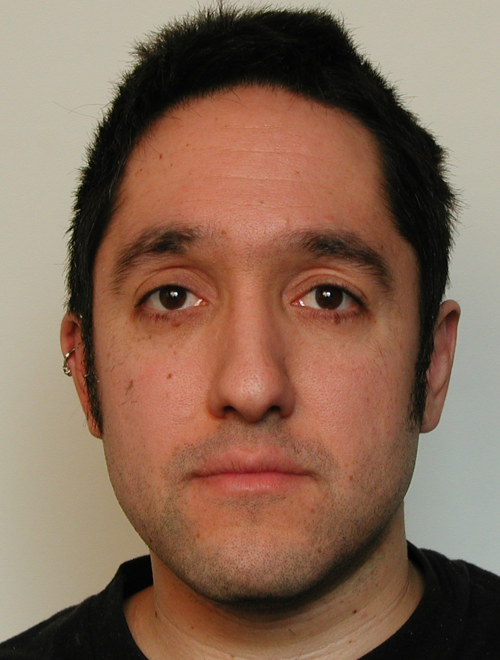
#> input picture data/inputs/examples/0006_001.png, 1000 x 1320 px, found by its file name (shown at 1/2 size); the run also reads 1 picture not shown here
$ python test.py
#> lines starting #> are read from the running program, lines starting #| are printed output that depends on the picture
import cv2
import numpy as np
import matplotlib.pyplot as plt
import seaborn as sn
from labspace import singleTransfer
import pandas as pd

inputImg=(cv2.imread("../data/inputs/examples/0006_001.png",cv2.IMREAD_COLOR))
#> inputImg is the input picture: shape (1320, 1000, 3); mean B, G, R 86.5, 105.6, 135.1
inputImg= np.float32(cv2.cvtColor(inputImg, cv2.COLOR_BGR2Lab))
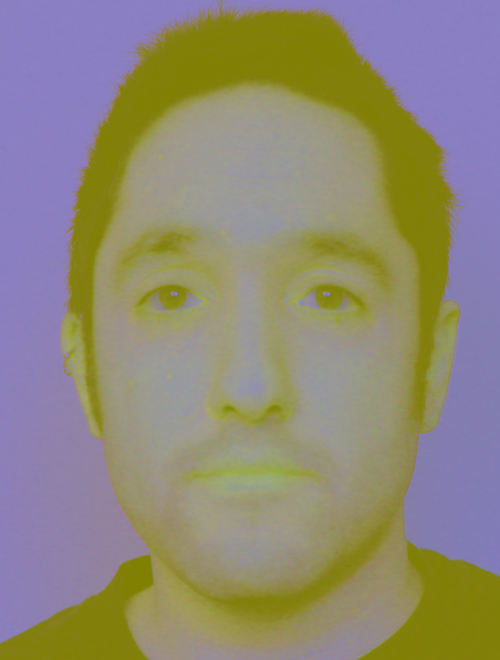
#> inputImg: shape (1320, 1000, 3) float32 (shown at 1/2 size); mean B, G, R 118.2, 137.8, 143.5

refImg=(cv2.imread("../data/inputs/examples/2910450431_56f1c774ed_z.png",cv2.IMREAD_COLOR))
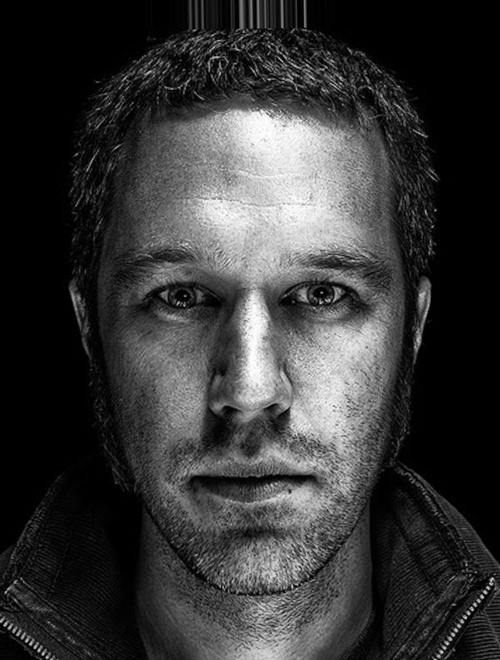
#> input picture data/inputs/examples/2910450431_56f1c774ed_z.png, 1000 x 1320 px, found by its file name (shown at 1/2 size)
#> refImg is the input picture: shape (1320, 1000, 3); min 0, max 255, mean 54.7
refImg=np.float32(cv2.cvtColor(refImg, cv2.COLOR_BGR2Lab))
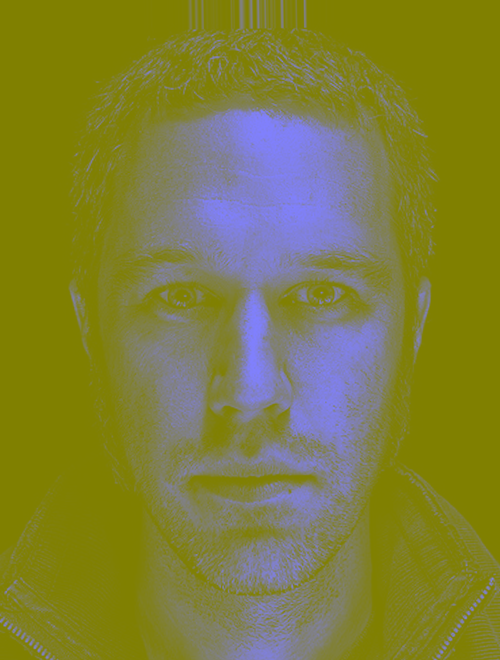
#> refImg: shape (1320, 1000, 3) float32 (shown at 1/2 size); mean B, G, R 56.8, 128, 128

refImg_bg=np.float32(cv2.imread("../data/inputs/examples/2910450431_56f1c774ed_z.jpg",cv2.IMREAD_COLOR))
#> refImg_bg: shape (1320, 1000, 3) float32; every value is 0

inputImg_mask = cv2.imread("../data/inputs/examples/0006_001_mask.png")
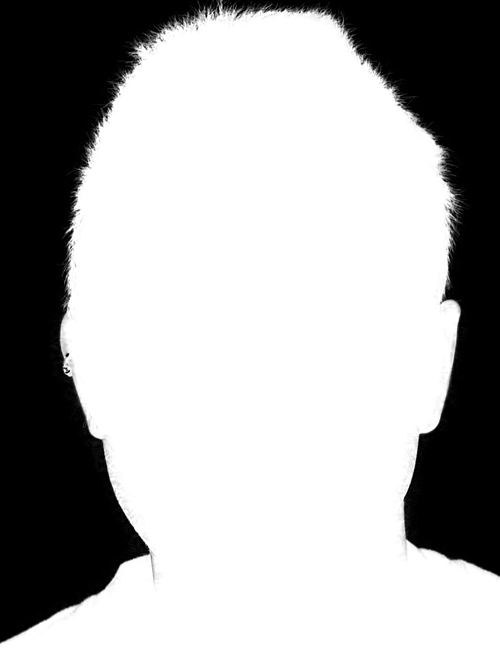
#> input picture data/inputs/examples/0006_001_mask.png, 1000 x 1320 px, found by its file name (shown at 1/2 size)
#> inputImg_mask is the input picture: shape (1320, 1000, 3); min 0, max 255, mean 172.1

refImg_mask = cv2.imread("../data/inputs/examples/2910450431_56f1c774ed_z_mask.png",0)
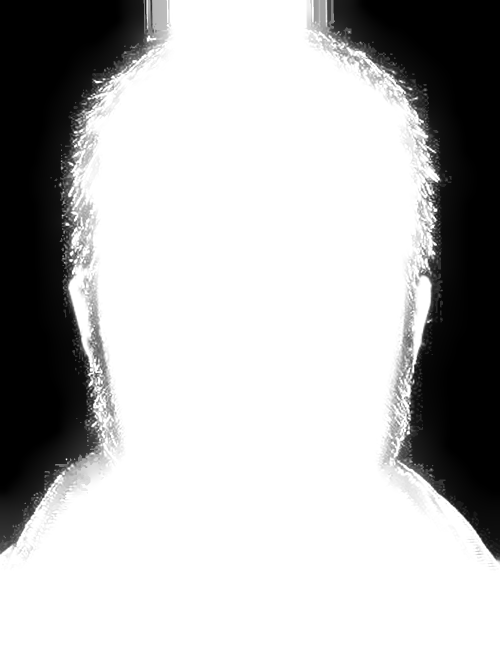
#> input picture data/inputs/examples/2910450431_56f1c774ed_z_mask.png, 1000 x 1320 px, found by its file name (shown at 1/2 size)
#> refImg_mask is the input picture: shape (1320, 1000); min 0, max 255, mean 184

#> (the run stopped early here; a loop or call above may not have finished)
